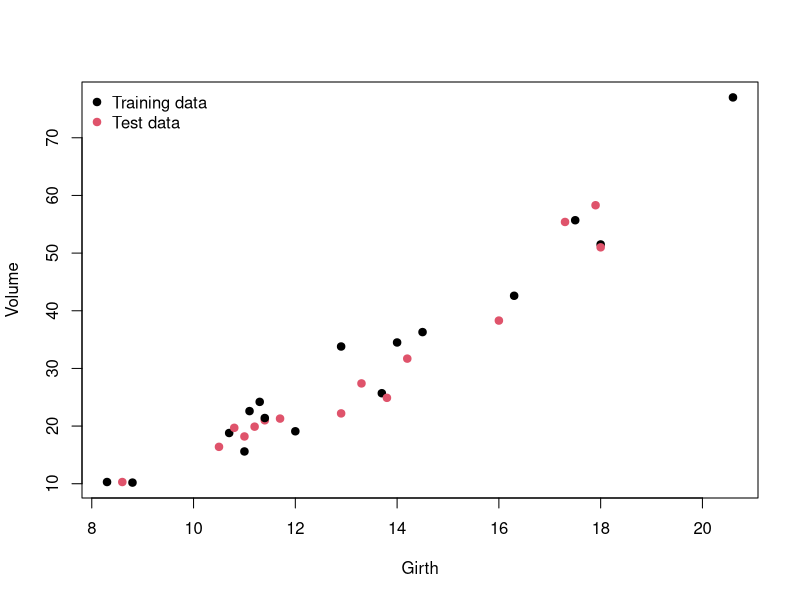

This chart was generated by the following R code:

# Computing deviance for linear models ------------------------------------

data(trees)
str(trees)

# split into training and test sets
trees$train <- rep_len(c(0, 1), nrow(trees))
train <- subset(trees, train == 1)
test <- subset(trees, train == 0)

# visualize our data
plot(x = trees$Girth, 
     y = trees$Volume, 
     col = trees$train + 1, 
     pch = 19, 
     xlab = "Girth", 
     ylab = "Volume")

legend("topleft", 
       col = c(1, 2), 
       pch = 19, 
       legend = 
         c("Training data", "Test data"), 
       bty = "n")


# fit a linear regression model and a second degree polynomial
m1 <- lm(Volume ~ poly(Girth, 1), data = train)
m2 <- lm(Volume ~ poly(Girth, 2), data = train)

# compute deviance for both models: -2 * sum(loglik)
D1 <- -2 * logLik(m1)
D2 <- -2 * logLik(m2)

# add predictors to the model and compare deviance
train$junk <- rnorm(15)

m3 <- lm(Volume ~ poly(Girth, 2) + junk, data = train)
D3 <- -2 * logLik(m3)

# compare the three models with AIC
AIC(m1)
